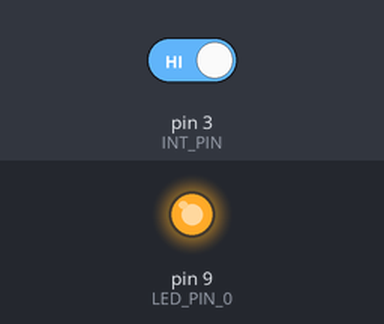
Simulated run of this sketch. Board: Arduino Uno, built with avr-gcc and run on an emulated ATmega328P. Parts: output pins drawn as LEDs (lit = HIGH). Dashed ring = blinking. Inputs (shaded band) come from the test bench; at power-on: pin 3 (INT_PIN) HIGH.

Above: at 0.75 s.
At 1.2 s:
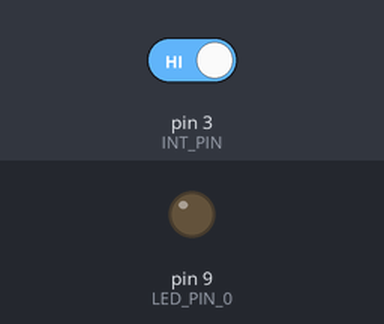
1.3 s: pin 3 (INT_PIN) driven LOW
At 1.8 s:
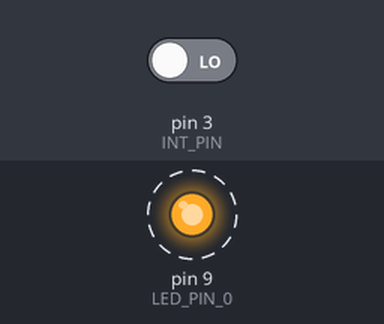
Timing chart, 0 to 9.0 s (numbered marks = the images above; inputs shaded):
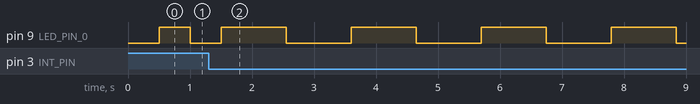

Measured:
- after the input at 1.3 s, pin 9 (LED_PIN_0): alternates HIGH for 1.0 s and LOW for 1.0 s, starting after 1.2 s

The sketch:

Lab_9_Ex_2.ino
```cpp
#define LED_PIN_0 9
#define INT_PIN   3

int count = 0;
int count_ISR;
int button = 0;
int timer1_counter;
int toggle = 1;

void setup()
{
  pinMode(LED_PIN_0, OUTPUT);
  pinMode(INT_PIN, INPUT);
  attachInterrupt(digitalPinToInterrupt(INT_PIN),
                   ISR_Callback, FALLING);
  noInterrupts();
  TCCR1A = 0;
  TCCR1B = 0;

  timer1_counter = 34286;
  TCNT1 = timer1_counter;
  TCCR1B |= (1 << CS12);
  TIMSK1 |= (1 << TOIE1);

  interrupts();
}

void loop()
{

}

ISR (TIMER1_OVF_vect)
{
  TCNT1 = timer1_counter;
  count_ISR -= 1;
  if(count_ISR < 1)
  {
    digitalWrite(LED_PIN_0, toggle);
  }
  else if(count_ISR == 5)
  {
    digitalWrite(LED_PIN_0, HIGH);
    count_ISR += 3;
  }
  else if(count_ISR ==7)
  {
    digitalWrite(LED_PIN_0, LOW);
  }
  toggle = !toggle;
}

void ISR_Callback()
{
  count++;
  if(count%3 == 0)
  {
    timer1_counter = 31250;
    count_ISR = 1;
  }
  else if(count%3 == 1)
  {
    timer1_counter = 0;
    count_ISR = 1;
  }
  else if(count%3 == 2)
  {
    timer1_counter = 16125;
    count_ISR = 6;
  }
}
```
